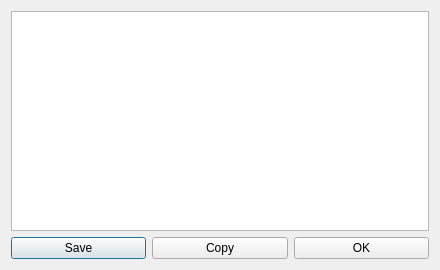
<?xml version="1.0" encoding="UTF-8"?>
<ui version="4.0">
 <class>UIRStatsErrorMessage</class>
 <widget class="QDialog" name="UIRStatsErrorMessage">
  <property name="geometry">
   <rect>
    <x>0</x>
    <y>0</y>
    <width>440</width>
    <height>270</height>
   </rect>
  </property>
  <property name="windowTitle">
   <string>UIErrorMessage</string>
  </property>
  <layout class="QVBoxLayout" name="verticalLayout">
   <item>
    <widget class="QTextBrowser" name="m_txtErrorMessage">
     <property name="lineWrapMode">
      <enum>QTextEdit::NoWrap</enum>
     </property>
    </widget>
   </item>
   <item>
    <layout class="QHBoxLayout" name="horizontalLayout">
     <item>
      <widget class="QPushButton" name="m_btnSave">
       <property name="text">
        <string>Save</string>
       </property>
      </widget>
     </item>
     <item>
      <widget class="QPushButton" name="m_btnCopy">
       <property name="text">
        <string>Copy</string>
       </property>
      </widget>
     </item>
     <item>
      <widget class="QPushButton" name="m_btnOk">
       <property name="text">
        <string>OK</string>
       </property>
      </widget>
     </item>
    </layout>
   </item>
  </layout>
 </widget>
 <resources/>
 <connections/>
</ui>
